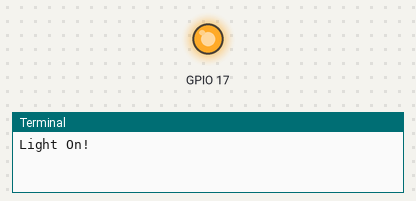
This program was run on a simulated Raspberry Pi (BCM pin numbers). Parts: output pins drawn as LEDs (lit = HIGH), the last lines printed to the terminal. At 18.0 s the program stops and its outputs stay as they are.

Above: at 2.0 s.
At 5.0 s:
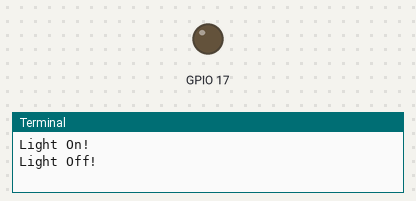
Timing chart, 0 to 7.8 s (numbered marks = the images above):
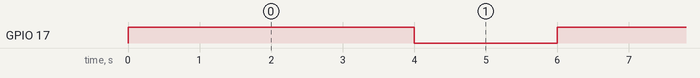

Measured:
- by itself, GPIO 17: alternates HIGH for 4.0 s and LOW for 2.0 s

The program:

BlinkLED.py
```python
import RPi.GPIO as GPIO # Import Raspberry Pi GPIO library
from time import sleep # Import the sleep function from the time module

GPIO.setmode(GPIO.BCM)
GPIO.setup(17, GPIO.OUT, initial=GPIO.LOW)

i = 0
while (i < 3):
    GPIO.output(17, GPIO.HIGH)
    print("Light On!")
    sleep(4) # Sleep for 4 second

    GPIO.output(17, GPIO.LOW) # Turn off
    print("Light Off!")
    sleep(2) # Sleep for 2 second
    i += 1

GPIO.cleanup()
```
